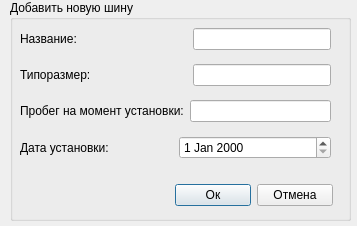
<?xml version="1.0" encoding="UTF-8"?>
<ui version="4.0">
 <class>setTyre</class>
 <widget class="QDialog" name="setTyre">
  <property name="geometry">
   <rect>
    <x>0</x>
    <y>0</y>
    <width>357</width>
    <height>226</height>
   </rect>
  </property>
  <property name="windowTitle">
   <string>Установка новой шины</string>
  </property>
  <widget class="QGroupBox" name="groupBox">
   <property name="geometry">
    <rect>
     <x>10</x>
     <y>0</y>
     <width>341</width>
     <height>221</height>
    </rect>
   </property>
   <property name="title">
    <string>Добавить новую шину</string>
   </property>
   <widget class="QWidget" name="">
    <property name="geometry">
     <rect>
      <x>165</x>
      <y>180</y>
      <width>158</width>
      <height>31</height>
     </rect>
    </property>
    <layout class="QHBoxLayout" name="horizontalLayout">
     <item>
      <widget class="QPushButton" name="btnOk">
       <property name="text">
        <string>Ок</string>
       </property>
      </widget>
     </item>
     <item>
      <widget class="QPushButton" name="btnCancel">
       <property name="text">
        <string>Отмена</string>
       </property>
      </widget>
     </item>
    </layout>
   </widget>
   <widget class="QWidget" name="">
    <property name="geometry">
     <rect>
      <x>10</x>
      <y>20</y>
      <width>311</width>
      <height>151</height>
     </rect>
    </property>
    <layout class="QVBoxLayout" name="verticalLayout">
     <item>
      <layout class="QHBoxLayout" name="horizontalLayout_6">
       <item>
        <layout class="QHBoxLayout" name="horizontalLayout_2">
         <item>
          <widget class="QLabel" name="label">
           <property name="text">
            <string>Название:                                 </string>
           </property>
          </widget>
         </item>
        </layout>
       </item>
       <item>
        <widget class="QLineEdit" name="lineName"/>
       </item>
      </layout>
     </item>
     <item>
      <layout class="QHBoxLayout" name="horizontalLayout_7">
       <item>
        <layout class="QHBoxLayout" name="horizontalLayout_3">
         <item>
          <widget class="QLabel" name="label_3">
           <property name="text">
            <string>Типоразмер:                             </string>
           </property>
          </widget>
         </item>
        </layout>
       </item>
       <item>
        <widget class="QLineEdit" name="lineTyreSize"/>
       </item>
      </layout>
     </item>
     <item>
      <layout class="QHBoxLayout" name="horizontalLayout_8">
       <item>
        <layout class="QHBoxLayout" name="horizontalLayout_4">
         <item>
          <widget class="QLabel" name="label_5">
           <property name="text">
            <string>Пробег на момент установки:</string>
           </property>
          </widget>
         </item>
        </layout>
       </item>
       <item>
        <widget class="QLineEdit" name="lineMileage"/>
       </item>
      </layout>
     </item>
     <item>
      <layout class="QHBoxLayout" name="horizontalLayout_9">
       <item>
        <layout class="QHBoxLayout" name="horizontalLayout_5">
         <item>
          <widget class="QLabel" name="label_7">
           <property name="text">
            <string>Дата установки:</string>
           </property>
          </widget>
         </item>
         <item>
          <widget class="QDateEdit" name="dateOfSetting"/>
         </item>
        </layout>
       </item>
      </layout>
     </item>
    </layout>
   </widget>
  </widget>
 </widget>
 <resources/>
 <connections/>
</ui>
